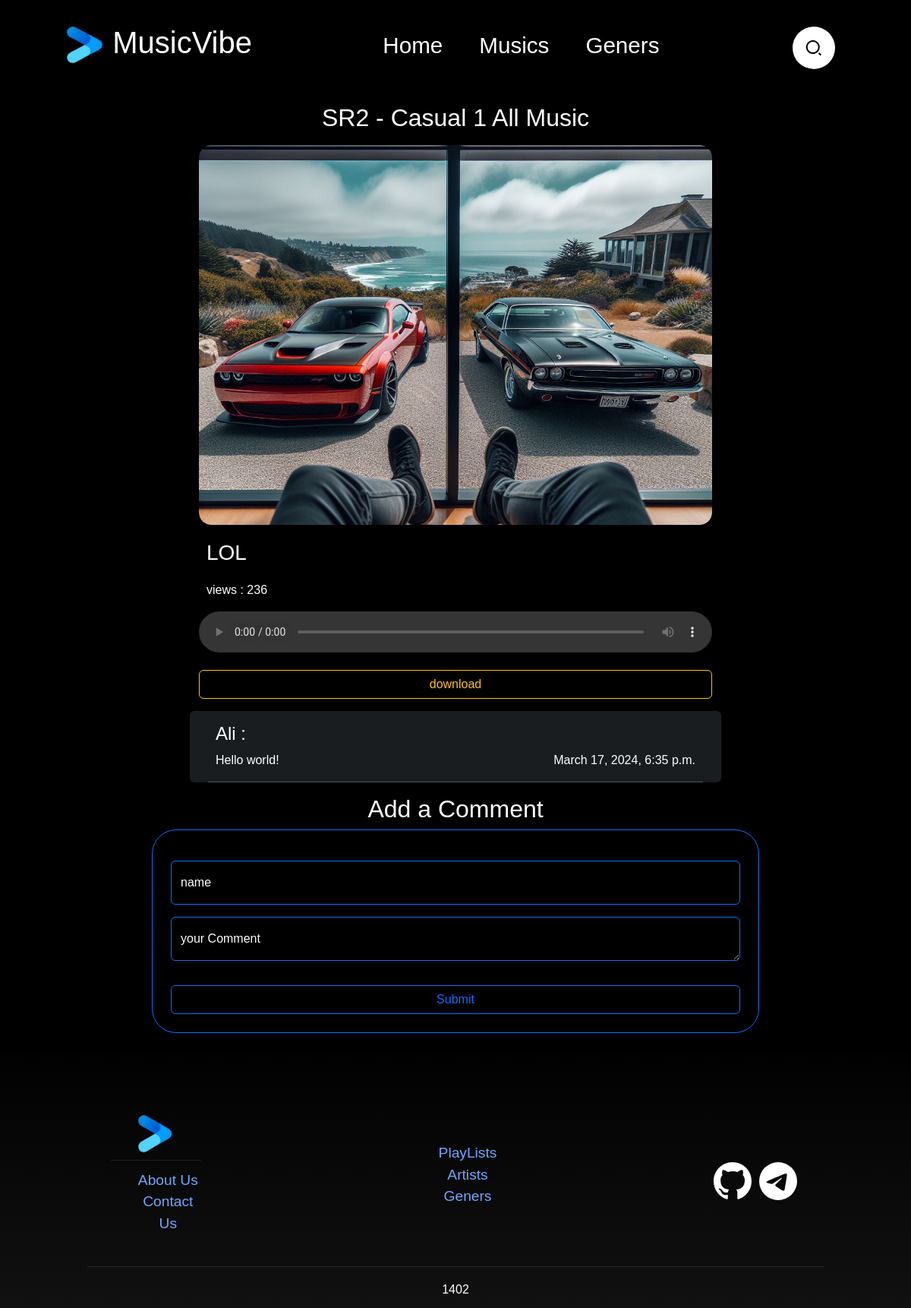
Before: /all/1/ with the older database file.
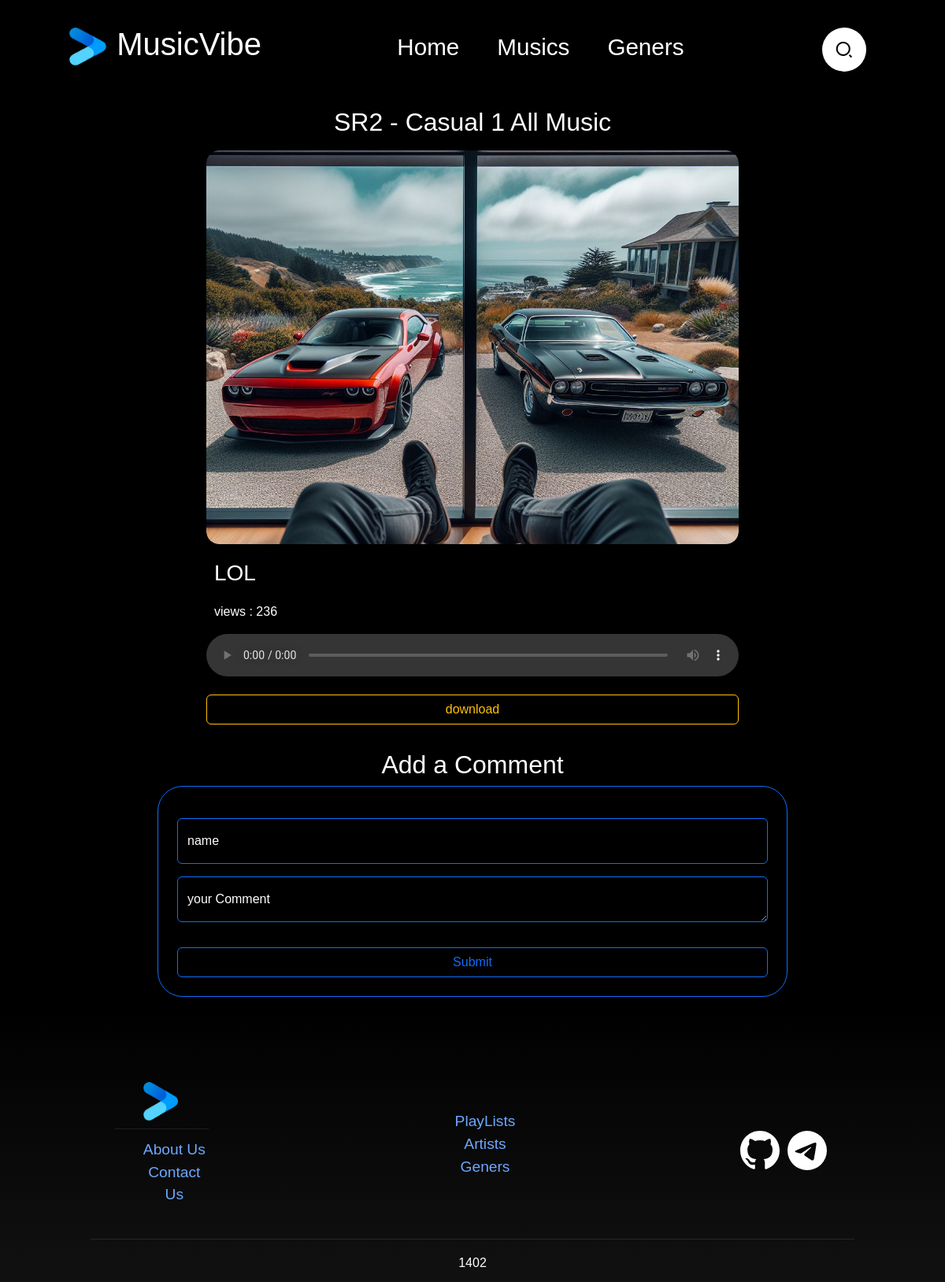
After: the same page with the newer database file.
### musics/models.py (models this page shows, shortened)
class Comment(models.Model):
    article = models.ForeignKey(Music_Class, on_delete=models.CASCADE, related_name='comments')
    comment_text = models.TextField(max_length=3000)
    writer = models.CharField(max_length=50)
    created_at = models.DateTimeField(auto_now_add=True)

### all/views.py (the view)
# urls.py: path('<int:blog_id>/', views.det_view, name="det"),
def det_view(request, blog_id):
    data = get_object_or_404(Music_Class, id=blog_id)
    data.viewer = data.viewer + 1
    data.save()
    if request.method == 'POST':
        form = CommentForm(request.POST)
        if form.is_valid():
            new_comment = form.save(commit=False)
            new_comment.article = data
            new_comment.save()
            return redirect('detail', blog_id=blog_id)  # Redirect to the same article page
    else:
        form = CommentForm()
    context = {
        "postsindb": data,
        "form": form,
    }
    return render(request, 'all/det_view.html', context=context)

### musics/forms.py
class CommentForm(forms.ModelForm):
    class Meta:
        model = Comment
        fields = ("writer", "comment_text")

### templates/all/det_view.html (shortened to what this page needs)
{% extends "base.html" %}
{% block content %}
        <div class="container col-11 col-md-7 mx-auto">
            <h2 class="text-center mb-3">{{ postsindb.title }}</h2>
            <div class="rounded-4 overflow-hidden text-center w-auto" style="height: 500px;">
                <img src="{{ postsindb.image.url }}" alt="Image" class="rounded-4 w-100 img-fluid object-fit-cover h-100">
            </div>
            <p class="fs-3 mt-3">{{ postsindb.full_description }}</p>
            <p>views : {{postsindb.viewer}}</p>
            <audio controls class="w-100" >
                <source src="{{ postsindb.audio_file.url }}" type="audio/mpeg">
            </audio>
            <a href="{{ postsindb.audio_file.url }}" class="btn btn-outline-warning w-100 my-3">download</a>
        </div>
        <ul class="list-group col-11 col-md-7 mx-auto px-4 overflow-auto bg-dark-subtle comments">
            {% for i in postsindb.comments.all %}
            <li class="d-flex flex-column list-group-item-light mt-3">
                <h4>{{i.writer}} :</h4>
                <div class="d-flex justify-content-between" style="word-wrap: break-word;">
                    <p style="max-width: 60%;" >{{i.comment_text}}</p>
                    <p>{{i.created_at}}</p>
                </div>
            </li>
            <hr class="m-0">
            {% endfor %}
        </ul>
        <h2 class="text-center mt-3 mb-2">Add a Comment</h2>
    <form method="post" class="border border-primary col-11 col-md-8 rounded-5 p-4 mx-auto mb-4">
        <div class="form-floating my-3">
            <input id="writer" name="writer" type="text" class="w-100 form-control border-primary" style="outline: none; background-color: black;" placeholder="enter your name">
            <label for="writer">name</label>
        </div>
        <div class="form-floating my-3">
            <textarea id="Comment" name="comment_text" class="w-100 form-control border-primary" style="outline: none; background-color: black;" placeholder="enter you comment"></textarea>
            <label for="Comment">your Comment</label>
        </div>
        <button type="submit" class="btn btn-outline-primary w-100 mt-3">Submit</button>
    </form>
{% endblock content %}

Changed rows visible on the page:
removed Comment: writer "Ali", comment_text "Hello world!", created_at "March 17, 2024, 6:35 p.m."
